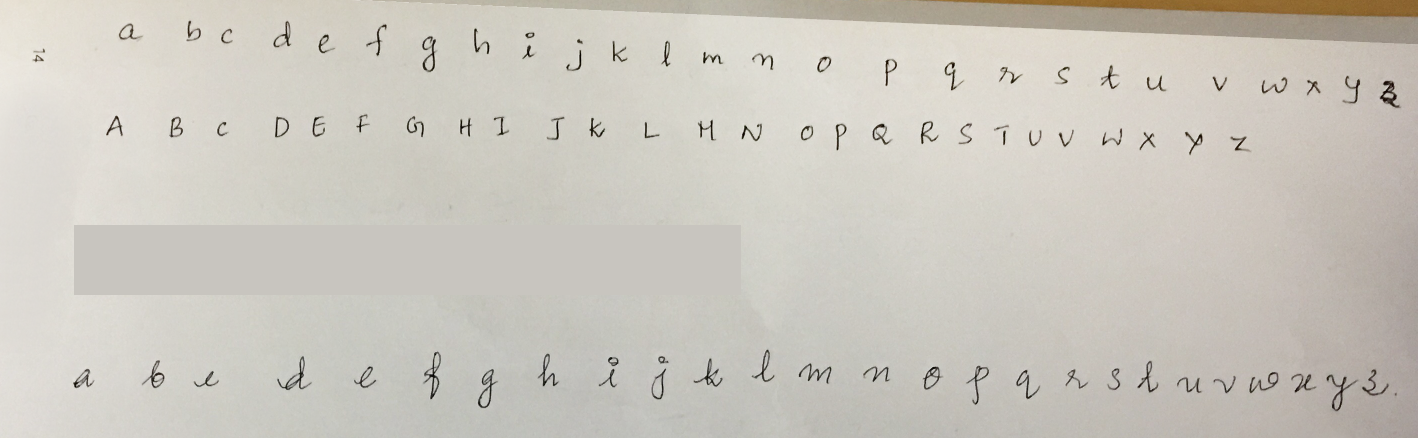
#> input picture hw1/images/a1.png, 2835 x 876 px (shown at 1/2 size)
$ python ocr_train.py   (older library calls are emulated)
#> lines starting #> are read from the running program, lines starting #| are printed output that depends on the picture; after the words box and inside, x2 and y2 are one past the last pixel; in counts of white or black regions, pixels touching at a corner belong together
import sys
import cv2, numpy as np, imutils as im

import image_resize
import skewCorrection as sc

img = cv2.imread('images/a1.png')
#> img is the input picture: shape (876, 2835, 3); mean B, G, R 190.4, 198.9, 202.8
img = im.resize(img, width=1200)
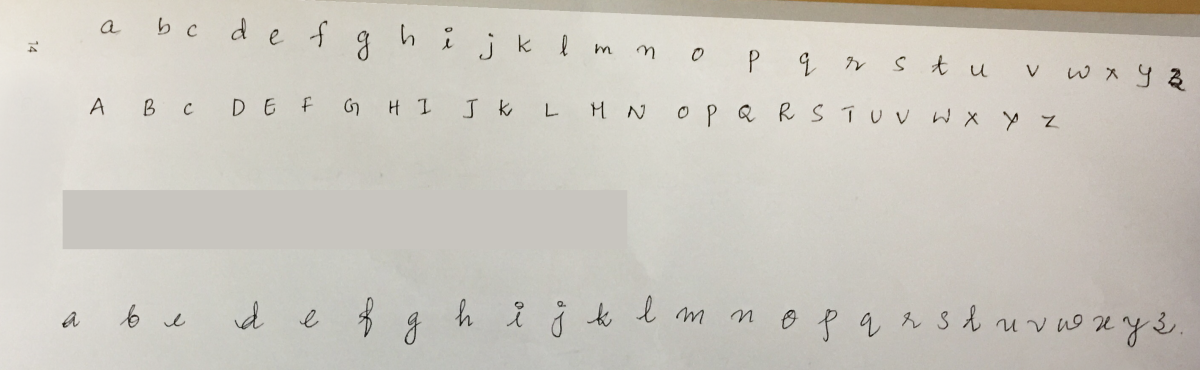
#> img: shape (370, 1200, 3); mean B, G, R 190.4, 198.9, 202.8
imgCopy = img.copy()

# blur = cv2.GaussianBlur(img, (5,5), 0)
# ret, thresh = cv2.threshold(blur, 0, 255, cv2.THRESH_BINARY_INV + cv2.THRESH_OTSU)

# a more effective method saving more details
gray = cv2.cvtColor(img, cv2.COLOR_BGR2GRAY)
gray = cv2.bitwise_not(gray)
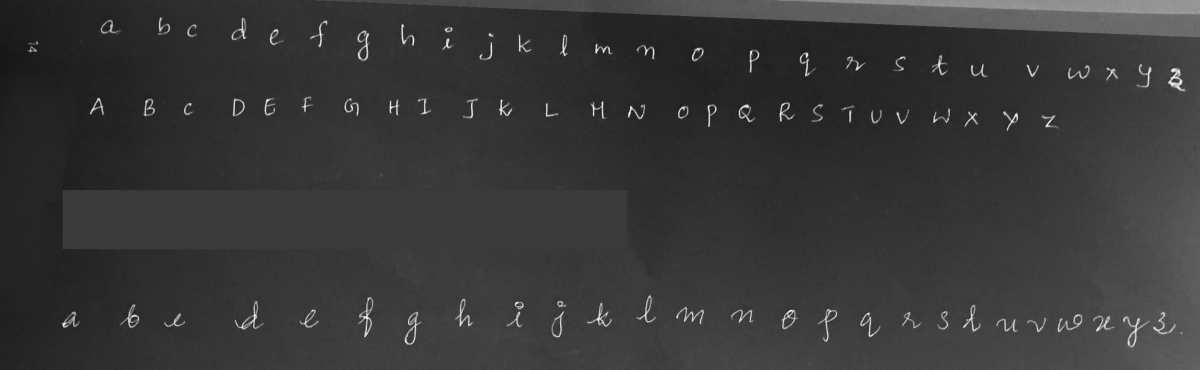
#> gray: shape (370, 1200); min 21, max 249, mean 55.9

thresh = cv2.threshold(gray, 0, 255, cv2.THRESH_BINARY | cv2.THRESH_OTSU)[1]
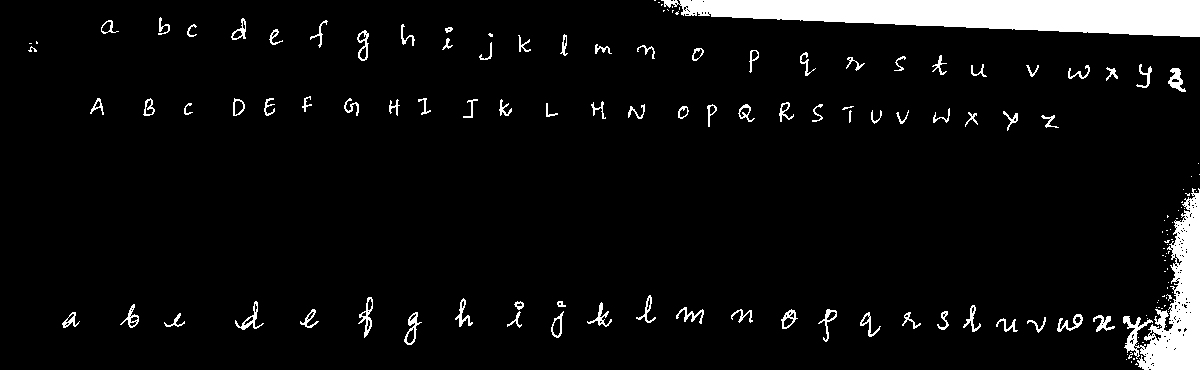
#> thresh: shape (370, 1200); 6.1% white; 150 white regions (67 under 20 px), largest, box (x1, y1, x2, y2) and area: (661, 0, 1200, 37) 13747, (1123, 188, 1200, 370) 5951, (1168, 68, 1186, 92) 213

cv2.imshow('thresh', thresh)
cv2.waitKey(0)

morph_kernel = cv2.getStructuringElement(cv2.MORPH_ELLIPSE, (7, 12))
connected = cv2.morphologyEx(thresh, cv2.MORPH_CLOSE, morph_kernel)
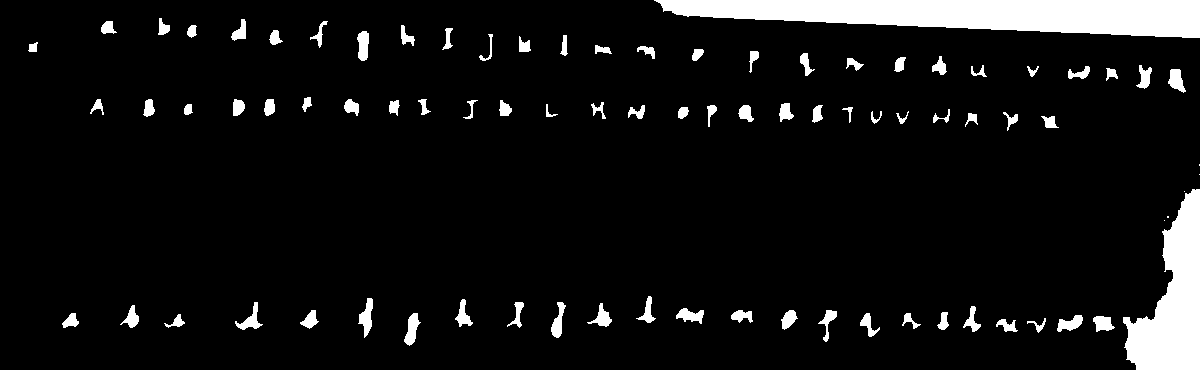
#> connected: shape (370, 1200); 7.5% white; 84 white regions (5 under 20 px)

cv2.imshow('connected', connected)
cv2.waitKey(0)

imx, contours,hierarchy = cv2.findContours(connected,cv2.RETR_EXTERNAL,cv2.CHAIN_APPROX_SIMPLE)
#> contours = 84 contours, 5 with area under 20; largest, box (x1, y1, x2, y2) and area: (654, 0, 1200, 38) 13848, (1123, 189, 1200, 370) 7490, (358, 298, 373, 338) 267, (404, 313, 421, 346) 264, (357, 31, 369, 61) 248

cv2.imshow('img', gray)
cv2.waitKey(0)

samples =  np.empty((0,400))
labels = []

for cnt in contours:

  [x, y, w, h] = cv2.boundingRect(cnt)

  if w > 300 or h > 300:
    continue

  if w < 5 or h < 5:
    continue

  cv2.rectangle(img,(x,y),(x+w,y+h),(0,0,255),2)

  roi = thresh[y:y+h,x:x+w]
  roistd = cv2.resize(roi,(20, 20))

  cv2.imshow('norm', roistd)
  key = cv2.waitKey(0)

  if key == 27:  # (escape to quit)
    break
  else:
    labels.append(int(chr(key)))
    sample = roistd.reshape((1, 400))
    samples = np.append(samples,sample, 0)
#> this loop made 1 pass; (key Esc is pressed on pass 1)
#> (x, y, w, h) on pass 1: (996, 319, 22, 13)
#> pass 1, `roistd = cv2.resize(roi,(20, 20))`:
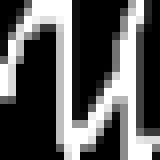
#> roistd: shape (20, 20) (shown 8 times larger); min 0, max 255, mean 89.7
#> after the loop:
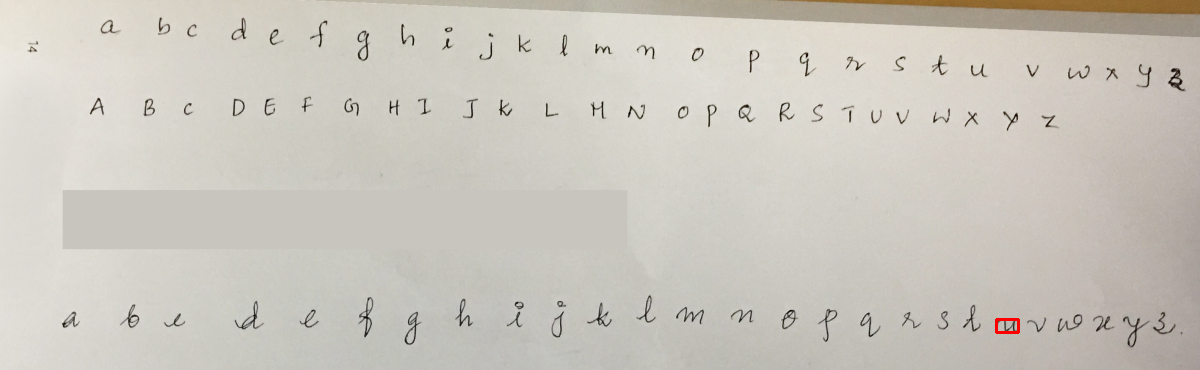
#> img: shape (370, 1200, 3); 0.05% of pixels changed, all inside (x1, y1, x2, y2) = (995, 318, 1020, 334)
#> after the loop, labels = []

labels = np.array(labels, np.float32)
#> labels = empty array
labels = labels.reshape((labels.size, 1))
print("training complete")

np.savetxt('alphabets.data', samples)
np.savetxt('alphabetlabels.data', labels)

$ run again, with hw1/images/a2.png copied over hw1/images/a1.png
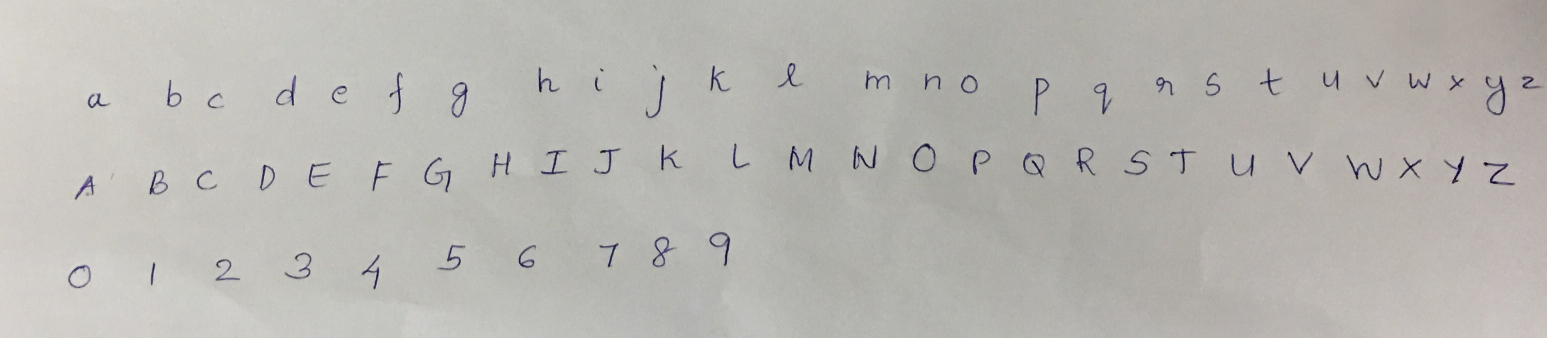
#> input picture hw1/images/a2.png, 3093 x 675 px (shown at 1/2 size)
#> img is the input picture: shape (675, 3093, 3); mean B, G, R 177.6, 182.2, 184.1
#> `thresh = cv2.threshold(gray, 0, 255, cv2.THRESH_BINARY | cv2.THRESH_OT..`:
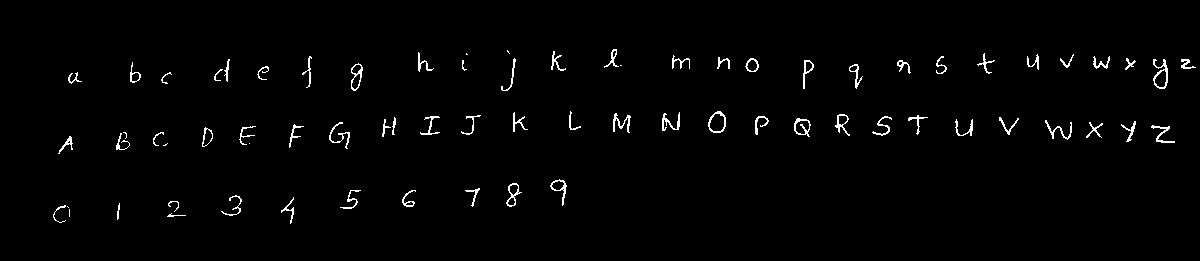
#> thresh: shape (261, 1200); 1.6% white in thin lines or dots, all inside (x1, y1, x2, y2) = (53, 49, 1196, 224)
#> connected: shape (261, 1200); 2.6% white; 64 white regions (2 under 20 px)
#> contours = 64 contours, 4 with area under 20; largest, box (x1, y1, x2, y2) and area: (1153, 60, 1168, 90) 322, (329, 123, 350, 149) 286, (708, 112, 726, 134) 284, (794, 119, 811, 137) 218, (351, 64, 363, 91) 216
#> the loop `for cnt in contours: ` made 1 pass; (key Esc is pressed on pass 1)
#> (x, y, w, h) on pass 1: (53, 206, 17, 17)
#> after the loop `for cnt in contours:`:
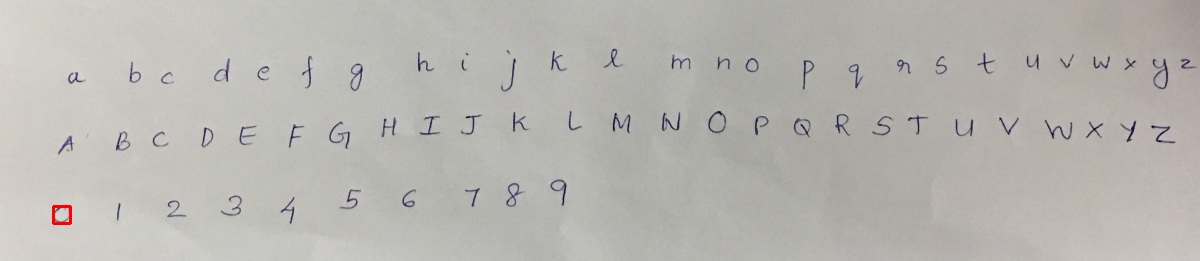
#> img: shape (261, 1200, 3); mean B, G, R 177.5, 182.1, 184.2
#> after the loop `for cnt in contours:`: labels = []
#> `labels = np.array(labels, np.float32)`: labels = empty array
